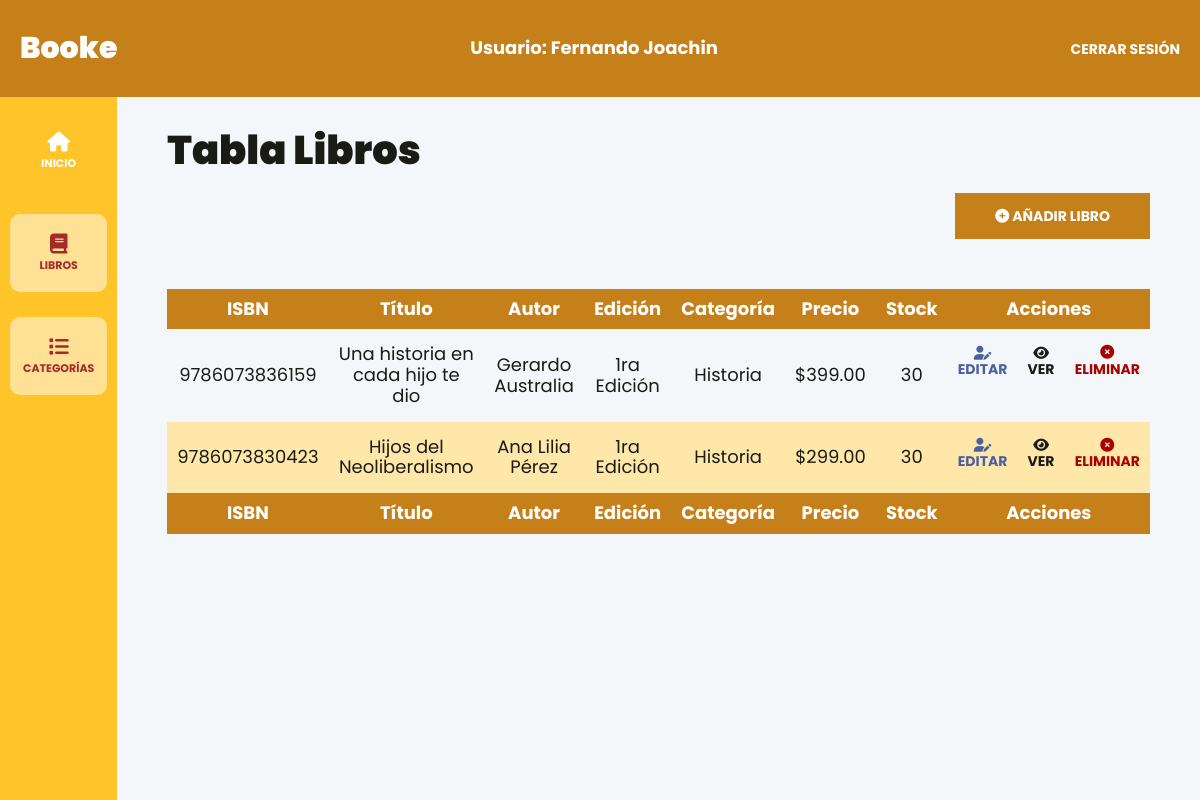
The app's page /librosAdmin.php?categoria=Historia (signed in) with its own data.
### tables this page shows
CREATE TABLE `books` (
  `id` int NOT NULL AUTO_INCREMENT,
  `bookIsbn` varchar(45) DEFAULT NULL,
  `bookTitle` varchar(45) DEFAULT NULL,
  `bookAuthor` varchar(45) DEFAULT NULL,
  `bookEdition` varchar(45) DEFAULT NULL,
  `bookCategory` varchar(45) DEFAULT NULL,
  `bookStock` int DEFAULT NULL,
  `imagen` varchar(45) DEFAULT NULL,
  `bookPrice` decimal(10,2) DEFAULT NULL,
  PRIMARY KEY (`id`)
);

### models/ActiveRecord.php (called while the page is built, shortened)
<?php
class ActiveRecord{
    protected static $db;
    protected static $nombreTabla = "";
    public static function all(){
        $query = "SELECT * FROM " . static::$nombreTabla;
        $resultado = self::consultarSQL($query);
        return $resultado;
    }
    public static function whereAll($columna, $valor) {
        $query = "SELECT * FROM " . static::$nombreTabla . " WHERE {$columna} = '{$valor}'";
        $resultado = self::consultarSQL($query);
        return $resultado;
    }
    public static function setDB($database){
        self::$db = $database;
    }
    public static function consultarSQL($query){
        $resultado = self::$db->query($query);
        $array = [];
        while($registro = $resultado->fetch_assoc()){
            $array[] = static::crearObjetos($registro);
        }
        return $array;
    }
    public static function crearObjetos($registro){
        $objeto = new static();
        foreach($registro as $key => $value){
            if(property_exists($objeto, $key)){
                $objeto->$key = $value;
            }
        }
        return $objeto;
    }
}

### controllers/BookController/obtenerLibros.php (called while the page is built, shortened)
<?php
function obtenerLibrosPorCategoria($categoria)
{
    if($categoria === "all"){
        $libros = LibroModel::all();
    }else{
        $libros = LibroModel::whereAll("bookCategory", $categoria);
    }
    return $libros;
}
function obtenerCategorias()
{
    $libros = LibroModel::all();
    $nombresCategorias = array_column($libros, 'bookCategory');
    $categoriasUnicas = array_unique($nombresCategorias);
    return $categoriasUnicas;
}

### librosAdmin.php (the view, shortened to what this page needs)
<?php
    include __DIR__ ."/template/header-admin.php";
?>
<div class="dashboard__grid">
    <?php
        include_once __DIR__ .'/template/sidebar-admin.php';
    ?>
    <main class="dashboard__contenido">
        <h1>Tabla Libros</h1>
        <div class="dashboard__contenedor-boton">
            <a class="dashboard__boton" href="crear.php">
                <i class="fa-solid fa-circle-plus"></i>
                Añadir Libro
            </a>
        </div>
        <?php
            require_once __DIR__ . '/controllers/BookController/obtenerLibros.php';
            $libros = obtenerLibrosPorCategoria($_GET['categoria'] ?? "all");
        ?>
        <table id="books-table" class="table">
            <thead class="table__thead">
                <tr>
                    <th scope="col" class="table__th">ISBN</th>
                    <th scope="col" class="table__th">Título</th>
                    <th scope="col" class="table__th">Autor</th>
                    <th scope="col" class="table__th">Edición</th>
                    <th scope="col" class="table__th">Categoría</th>
                    <th scope="col" class="table__th">Precio</th>
                    <th scope="col" class="table__th">Stock</th>
                    <th scope="col" class="table__th">Acciones</th>
                </tr>
            </thead>
            <tbody class="table__tbody">
                <?php foreach($libros as $libro){ ?>
                    <tr class="table__tr">
                        <td class="table__td"><?= $libro->bookIsbn?></td>
                        <td class="table__td"><?= $libro->bookTitle?></td>
                        <td class="table__td"><?= $libro->bookAuthor?></td>
                        <td class="table__td"><?= $libro->bookEdition?></td>
                        <td class="table__td"><?= $libro->bookCategory?></td>
                        <td class="table__td">$<?= $libro->bookPrice?></td>
                        <td class="table__td"><?= $libro->bookStock?></td>
                        <td class="table__td--acciones">
                            <a class="table__accion table__accion--editar" href="<?= $GLOBALS["raiz_sitio"] . "editar.php?id=" . $libro->id ?>">
                                <i class="fa-solid fa-user-pen"></i>
                                Editar
                            </a>
                            <button class="table__accion table__accion--ver">
                                <i class="fa-solid fa-eye"></i>
                                Ver
                            </button>
                            <form method="POST" action="./controllers/BookController/eliminarLibro.php" class="table__formulario">
                                <button class="table__accion table__accion--eliminar" type="submit">
                                    <i class="fa-solid fa-circle-xmark"></i>
                                    Eliminar
                                </button>
                            </form>
                        </td>
                    </tr>
                <?php };?>
            </tbody>
            <tfoot class="table__thead">
                <tr>
                    <th scope="col" class="table__th">ISBN</th>
                    <th scope="col" class="table__th">Título</th>
                    <th scope="col" class="table__th">Autor</th>
                    <th scope="col" class="table__th">Edición</th>
                    <th scope="col" class="table__th">Categoría</th>
                    <th scope="col" class="table__th">Precio</th>
                    <th scope="col" class="table__th">Stock</th>
                    <th scope="col" class="table__th">Acciones</th>
                </tr>
            </tfoot>
        </table>
    </main>
</div>
<?php
    include __DIR__ ."/template/footer-admin.php";
?>

### build/css/app.css (style rules this page uses)
html { line-height: 1.15; -webkit-text-size-adjust: 100%; }
body { margin: 0; }
main { display: block; }
h1 { font-size: 2em; margin: 0.67em 0; }
a { background-color: transparent; }
button, input, optgroup, select, textarea { font-family: inherit; font-size: 100%; line-height: 1.15; margin: 0; }
button, input { overflow: visible; }
button, select { text-transform: none; }
button, [type=button], [type=reset], [type=submit] { -webkit-appearance: button; }
html { font-size: 62.5%; box-sizing: border-box; height: 100%; }
*, *:before, *:after { box-sizing: inherit; }
body { font-family: "Poppins", sans-serif; font-size: 1.8rem; }
a { text-decoration: none; }
h1, h2, h3 { font-family: "Poppins", sans-serif; font-weight: 900; margin: 2rem 0; }
h1 { font-size: 4rem; }
main { color: #1a1b15; font-family: "Poppins", sans-serif; height: 100%; }
.dashboard { height: 100%; display: flex; flex-direction: column; background-color: #f4f7fa; }
.dashboard__grid { display: flex; flex: 1; }
.dashboard__contenido { padding: 1rem 1rem 3rem 1rem; width: 100%; overflow-y: auto; }
@media (min-width: 768px) { .dashboard__contenido { padding: 1rem 5rem 3rem 5rem; } }
.dashboard__contenedor-boton { margin-bottom: 5rem; }
@media (min-width: 768px) { .dashboard__contenedor-boton { display: flex; justify-content: flex-end; } }
.dashboard__boton { background-color: #C5801A; padding: 1.5rem 4rem; color: #FFFFFF; font-size: 1.8rem; font-weight: 700; border: none; transition-property: background-color; transition-duration: 0.3s; text-align: center; width: 100%; display: inline-block; text-transform: uppercase; font-size: 1.4rem; }
@media (min-width: 768px) { .dashboard__boton { width: auto; } }
.table { width: 100%; border-collapse: collapse; }
.table__thead { background-color: #C5801A; color: #FFFFFF; }
.table__th { padding: 1rem; text-align: center; }
.table__tr { text-align: center; }
.table__tr:nth-of-type(even) { background-color: #ffe7aa; }
.table__td, .table__td--acciones { padding: 1.5rem 1rem; }
.table__td--acciones { display: flex; justify-content: flex-end; align-items: center; gap: 2rem; }
.table__accion { all: unset; text-transform: uppercase; font-size: 1.4rem; font-weight: 700; }
.table__accion--editar { color: #4A60A1; }
.table__accion--eliminar { color: rgb(169, 0, 0); }

### records on screen
books: bookIsbn "9786073836159", bookTitle "Una historia en cada hijo te dio", bookAuthor "Gerardo Australia", bookEdition "1ra Edición", bookCategory "Historia", bookPrice "399.00", bookStock "30"
books: bookIsbn "9786073830423", bookTitle "Hijos del Neoliberalismo", bookAuthor "Ana Lilia Pérez", bookEdition "1ra Edición", bookCategory "Historia", bookPrice "299.00", bookStock "30"

### other values on screen
$_SESSION["name"] "Fernando Joachin"
